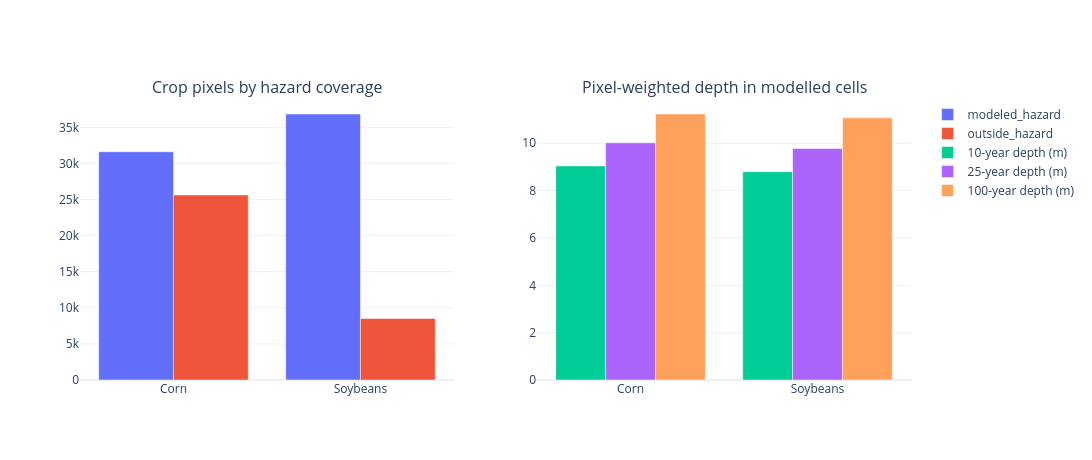

Notebook cell for this chart:
### Markdown cell above
## 4. Coverage and depth by crop

The first chart keeps missing hazard coverage visible. The second weights the
depth by crop pixels within the modelled overlap: an exposure summary, not an
expected loss.

### Code cell
summary = pq.read_table(summary_path).to_pandas()
display(summary.round(2))
fig = make_subplots(rows=1, cols=2, subplot_titles=("Crop pixels by hazard coverage",
                                                    "Pixel-weighted depth in modelled cells"))
for status, view in summary.groupby("hazard_coverage"):
    fig.add_trace(go.Bar(x=view.crop_name, y=view.pixel_count, name=status), row=1, col=1)
modeled_summary = summary[summary.hazard_coverage == "modeled_hazard"]
for rp in RETURN_PERIODS:
    fig.add_trace(go.Bar(x=modeled_summary.crop_name, y=modeled_summary[f"pixel_count_weighted_rp{rp}"],
                         name=f"{rp}-year depth (m)"), row=1, col=2)
fig.update_layout(barmode="group", width=1100, height=460)
fig.show()

### Figure 1 — Plotly figure (JSON) as saved in the notebook; plotly's stock layout.template omitted (floating-point values rounded to 4 significant figures)
{"data": [{"name": "modeled_hazard", "type": "bar", "x": ["Corn", "Soybeans"], "xaxis": "x", "y": [31620.0, 36850.0], "yaxis": "y"}, {"name": "outside_hazard", "type": "bar", "x": ["Corn", "Soybeans"], "xaxis": "x", "y": [25630.0, 8526.0], "yaxis": "y"}, {"name": "10-year depth (m)", "type": "bar", "x": ["Corn", "Soybeans"], "xaxis": "x2", "y": [9.042, 8.8], "yaxis": "y2"}, {"name": "25-year depth (m)", "type": "bar", "x": ["Corn", "Soybeans"], "xaxis": "x2", "y": [10.02, 9.779], "yaxis": "y2"}, {"name": "100-year depth (m)", "type": "bar", "x": ["Corn", "Soybeans"], "xaxis": "x2", "y": [11.24, 11.07], "yaxis": "y2"}], "layout": {"annotations": [{"font": {"size": 16}, "showarrow": false, "text": "Crop pixels by hazard coverage", "x": 0.225, "xanchor": "center", "xref": "paper", "y": 1.0, "yanchor": "bottom", "yref": "paper"}, {"font": {"size": 16}, "showarrow": false, "text": "Pixel-weighted depth in modelled cells", "x": 0.775, "xanchor": "center", "xref": "paper", "y": 1.0, "yanchor": "bottom", "yref": "paper"}], "barmode": "group", "height": 460, "width": 1100, "xaxis": {"anchor": "y", "domain": [0.0, 0.45]}, "xaxis2": {"anchor": "y2", "domain": [0.55, 1.0]}, "yaxis": {"anchor": "x", "domain": [0.0, 1.0]}, "yaxis2": {"anchor": "x2", "domain": [0.0, 1.0]}}}
